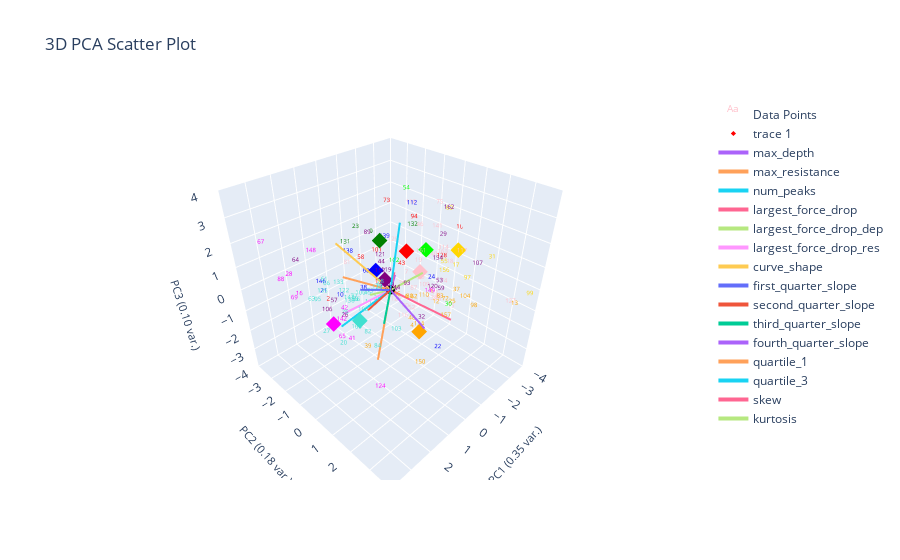

Notebook code for this chart:
### Markdown cell above
# Plot Corrected Labeling

### Code cell
def correct_pseudo_ylabels_to_actual(pseudo_labeled_data:pd.DataFrame, actual_labeled_data:pd.DataFrame, ylabel_name, changed_ylabel_idxs):
    corrected_pseudo_labeled_data = pseudo_labeled_data.copy()
    corrected_pseudo_labeled_data.loc[changed_ylabel_idxs, f'pseudo_{ylabel_name}'] = actual_labeled_data[ylabel_name]
    corrected_pseudo_labeled_data.loc[changed_ylabel_idxs, f'pseudo_{ylabel_name}_nums'] = actual_labeled_data[f'{ylabel_name}_nums']
    return corrected_pseudo_labeled_data

corrected_pseudo_labeled_data = correct_pseudo_ylabels_to_actual(pseudo_labeled_data, marions_labeled_data, ylabel_name, changed_ylabel_idxs)

plotting.plot_clusters_seperately(corrected_pseudo_labeled_data[f'pseudo_{ylabel_name}_nums'], 
                                  curve_data, ylabel_name, cluster_category_names=list(ylabel_to_cluster_num.keys()), 
                                  pseudo_corrections=marions_labeled_data)
plotting.plot_pca(corrected_pseudo_labeled_data, corrected_pseudo_labeled_data[f'pseudo_{ylabel_name}_nums'], graph_title="Clustering Corrected Pseudo Labeled Data", num_pc=3, ylabel_name=ylabel_name, centroids=label_centroids)

### Figure 1 — Plotly figure (JSON) as saved in the notebook; plotly's stock layout.template omitted (floating-point values rounded to 4 significant figures; data arrays with more than 128 entries replaced by an {"elided": "..."} marker saying what was removed)
{"data": [{"mode": "text", "name": "Data Points", "text": {"elided": "164 str values"}, "textfont": {"color": {"elided": "164 str values"}, "size": 6}, "type": "scatter3d", "x": {"elided": "164 float values"}, "y": {"elided": "164 float values"}, "z": {"elided": "164 float values"}}, {"marker": {"color": ["red", "gold", "blue", "green", "purple", "pink", "turquoise", "orange", "lime", "magenta"], "size": 4, "symbol": "diamond"}, "mode": "markers", "type": "scatter3d", "x": [-1.704, -3.177, -0.1127, -0.891, 0.06807, -1.861, 1.498, 0.2685, -2.048, 2.646], "y": [-0.8049, 0.6576, -0.929, -1.503, -0.2344, -0.1756, -0.1059, 1.736, -0.07633, -0.1635], "z": [0.6591, 0.6999, 0.4045, 1.187, 0.3987, -0.1079, -0.6833, -0.8443, 0.879, -0.205]}, {"marker": {"color": "black", "size": 3}, "mode": "markers", "name": "Origin", "showlegend": false, "type": "scatter3d", "x": [0], "y": [0], "z": [0]}, {"line": {"width": 4}, "mode": "lines+text", "name": "max_depth", "textposition": "top center", "type": "scatter3d", "x": [0, -1.586], "y": [0, -1.311], "z": [0, -0.6669]}, {"line": {"width": 4}, "mode": "lines+text", "name": "max_resistance", "textposition": "top center", "type": "scatter3d", "x": [0, 1.23], "y": [0, 0.5441], "z": [0, -2.409]}, {"line": {"width": 4}, "mode": "lines+text", "name": "num_peaks", "textposition": "top center", "type": "scatter3d", "x": [0, -0.5562], "y": [0, -0.08855], "z": [0, 2.588]}, {"line": {"width": 4}, "mode": "lines+text", "name": "largest_force_drop", "textposition": "top center", "type": "scatter3d", "x": [0, -0.955], "y": [0, -0.7352], "z": [0, 0.01973]}, {"line": {"width": 4}, "mode": "lines+text", "name": "largest_force_drop_dep", "textposition": "top center", "type": "scatter3d", "x": [0, -0.6256], "y": [0, -1.861], "z": [0, -1.502]}, {"line": {"width": 4}, "mode": "lines+text", "name": "largest_force_drop_res", "textposition": "top center", "type": "scatter3d", "x": [0, 1.145], "y": [0, -1.508], "z": [0, -1.347]}, {"line": {"width": 4}, "mode": "lines+text", "name": "curve_shape", "textposition": "top center", "type": "scatter3d", "x": [0, 1.13], "y": [0, -1.688], "z": [0, 1.79]}, {"line": {"width": 4}, "mode": "lines+text", "name": "first_quarter_slope", "textposition": "top center", "type": "scatter3d", "x": [0, 1.76], "y": [0, 0.3094], "z": [0, 1.044]}, {"line": {"width": 4}, "mode": "lines+text", "name": "second_quarter_slope", "textposition": "top center", "type": "scatter3d", "x": [0, 1.788], "y": [0, 0.7026], "z": [0, 0.4019]}, {"line": {"width": 4}, "mode": "lines+text", "name": "third_quarter_slope", "textposition": "top center", "type": "scatter3d", "x": [0, 1.561], "y": [0, 1.247], "z": [0, -0.01453]}, {"line": {"width": 4}, "mode": "lines+text", "name": "fourth_quarter_slope", "textposition": "top center", "type": "scatter3d", "x": [0, 0.6441], "y": [0, 2.288], "z": [0, -0.151]}, {"line": {"width": 4}, "mode": "lines+text", "name": "quartile_1", "textposition": "top center", "type": "scatter3d", "x": [0, 1.303], "y": [0, -1.181], "z": [0, 0.6419]}, {"line": {"width": 4}, "mode": "lines+text", "name": "quartile_3", "textposition": "top center", "type": "scatter3d", "x": [0, 1.855], "y": [0, -0.7609], "z": [0, -1.146]}, {"line": {"width": 4}, "mode": "lines+text", "name": "skew", "textposition": "top center", "type": "scatter3d", "x": [0, -1.329], "y": [0, 1.948], "z": [0, -1.09]}, {"line": {"width": 4}, "mode": "lines+text", "name": "kurtosis", "textposition": "top center", "type": "scatter3d", "x": [0, -0.8478], "y": [0, 0.8373], "z": [0, 0.7677]}], "layout": {"autosize": true, "scene": {"aspectmode": "cube", "xaxis": {"range": [-4, 4], "title": {"font": {"size": 11}, "text": "PC1 (0.35 var.)"}}, "yaxis": {"range": [-4, 4], "title": {"font": {"size": 11}, "text": "PC2 (0.18 var.)"}}, "zaxis": {"range": [-4, 4], "title": {"font": {"size": 11}, "text": "PC3 (0.10 var.)"}}}, "title": {"text": "3D PCA Scatter Plot"}}}
